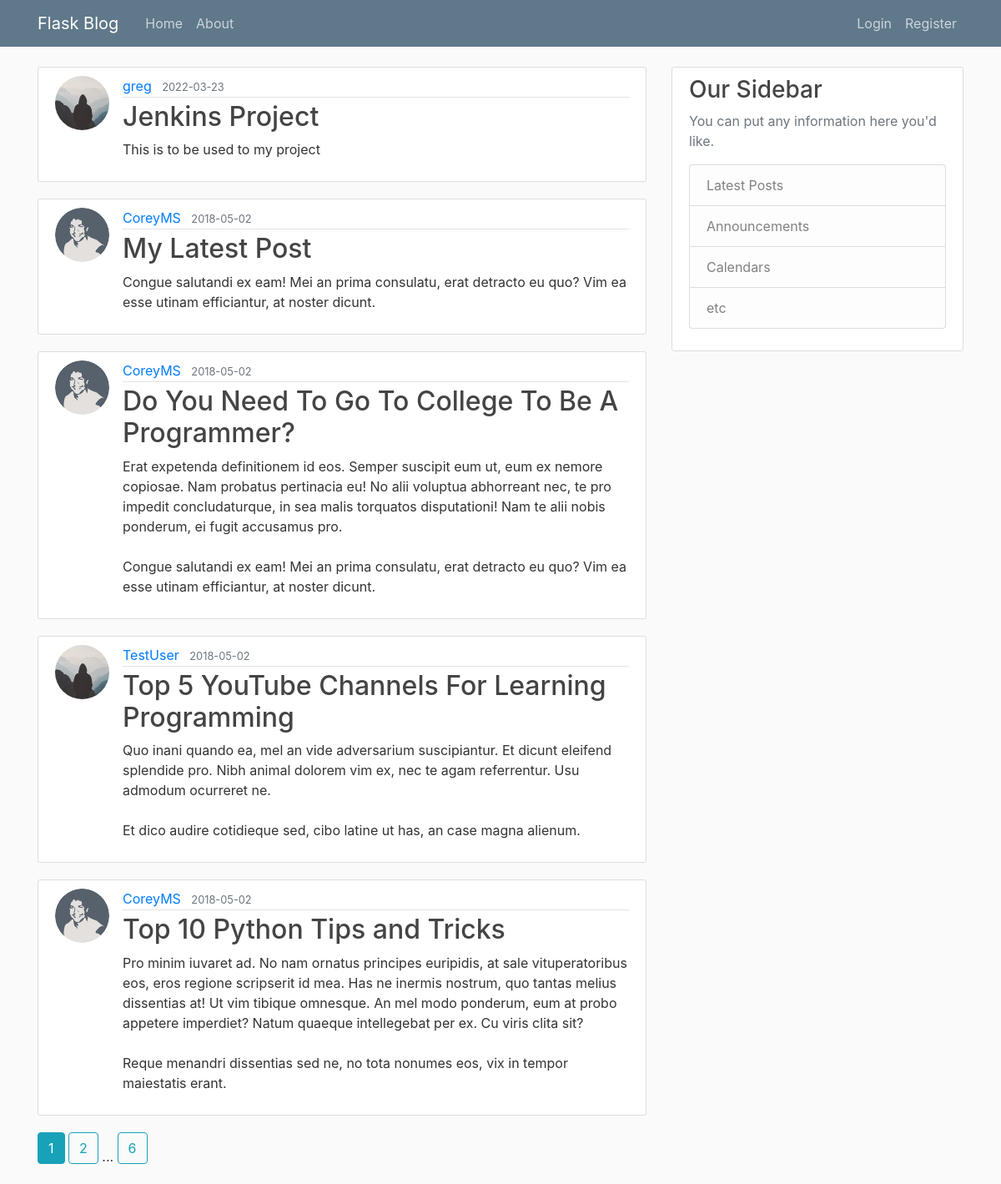
The page /home on the database its author committed.
### flaskblog/models.py (models this page shows, shortened)
class Post(db.Model):
    id = db.Column(db.Integer, primary_key=True)
    title = db.Column(db.String(100), nullable=False)
    date_posted = db.Column(db.DateTime, nullable=False, default=datetime.utcnow)
    content = db.Column(db.Text, nullable=False)
    user_id = db.Column(db.Integer, db.ForeignKey('user.id'), nullable=False)

class User(db.Model, UserMixin):
    id = db.Column(db.Integer, primary_key=True)
    username = db.Column(db.String(20), unique=True, nullable=False)
    email = db.Column(db.String(120), unique=True, nullable=False)
    image_file = db.Column(db.String(20), nullable=False, default='default.jpg')
    password = db.Column(db.String(60), nullable=False)
    posts = db.relationship('Post', backref='author', lazy=True)

### flaskblog/routes.py (the view)
@app.route("/")
@app.route("/home")
def home():
    page = request.args.get('page', 1, type=int)
    posts = Post.query.order_by(Post.date_posted.desc()).paginate(page=page, per_page=5)
    return render_template('home.html', posts=posts)

### flaskblog/templates/home.html
{% extends "layout.html" %}
{% block content %}
    {% for post in posts.items %}
        <article class="media content-section">
          <img class="rounded-circle article-img" src="{{ url_for('static', filename='profile_pics/' + post.author.image_file) }}">
          <div class="media-body">
            <div class="article-metadata">
              <a class="mr-2" href="{{ url_for('user_posts', username=post.author.username) }}">{{ post.author.username }}</a>
              <small class="text-muted">{{ post.date_posted.strftime('%Y-%m-%d') }}</small>
            </div>
            <h2><a class="article-title" href="{{ url_for('post', post_id=post.id) }}">{{ post.title }}</a></h2>
            <p class="article-content">{{ post.content }}</p>
          </div>
        </article>
    {% endfor %}
    {% for page_num in posts.iter_pages(left_edge=1, right_edge=1, left_current=1, right_current=2) %}
      {% if page_num %}
        {% if posts.page == page_num %}
          <a class="btn btn-info mb-4" href="{{ url_for('home', page=page_num) }}">{{ page_num }}</a>
        {% else %}
          <a class="btn btn-outline-info mb-4" href="{{ url_for('home', page=page_num) }}">{{ page_num }}</a>
        {% endif %}
      {% else %}
        ...
      {% endif %}
    {% endfor %}
{% endblock content %}

### flaskblog/templates/layout.html (shortened to what this page needs)
<!DOCTYPE html>
<html>
<head>
    <link rel="stylesheet" href="https://maxcdn.bootstrapcdn.com/bootstrap/4.0.0/css/bootstrap.min.css">
    <link rel="stylesheet" type="text/css" href="{{ url_for('static', filename='main.css') }}">
</head>
<body>
    <header class="site-header">
      <nav class="navbar navbar-expand-md navbar-dark bg-steel fixed-top">
        <div class="container">
          <a class="navbar-brand mr-4" href="/">Flask Blog</a>
          <div class="collapse navbar-collapse" id="navbarToggle">
            <div class="navbar-nav mr-auto">
              <a class="nav-item nav-link" href="{{ url_for('home') }}">Home</a>
              <a class="nav-item nav-link" href="{{ url_for('about') }}">About</a>
            </div>
            <div class="navbar-nav">
              {% if current_user.is_authenticated %}
                <a class="nav-item nav-link" href="{{ url_for('new_post') }}">New Post</a>
                <a class="nav-item nav-link" href="{{ url_for('account') }}">Account</a>
                <a class="nav-item nav-link" href="{{ url_for('logout') }}">Logout</a>
              {% else %}
                <a class="nav-item nav-link" href="{{ url_for('login') }}">Login</a>
                <a class="nav-item nav-link" href="{{ url_for('register') }}">Register</a>
              {% endif %}
            </div>
          </div>
        </div>
      </nav>
    </header>
    <main role="main" class="container">
      <div class="row">
        <div class="col-md-8">
          {% block content %}{% endblock %}
        </div>
        <div class="col-md-4">
          <div class="content-section">
            <h3>Our Sidebar</h3>
            <p class='text-muted'>You can put any information here you'd like.
              <ul class="list-group">
                <li class="list-group-item list-group-item-light">Latest Posts</li>
                <li class="list-group-item list-group-item-light">Announcements</li>
                <li class="list-group-item list-group-item-light">Calendars</li>
                <li class="list-group-item list-group-item-light">etc</li>
              </ul>
            </p>
          </div>
        </div>
      </div>
    </main>
</body>
</html>

### flaskblog/static/main.css (style rules this page uses)
body { background: #fafafa; color: #333333; margin-top: 5rem; }
h1, h2, h3, h4, h5, h6 { color: #444444; }
.bg-steel { background-color: #5f788a; }
.site-header .navbar-nav .nav-link { color: #cbd5db; }
.content-section { background: #ffffff; padding: 10px 20px; border: 1px solid #dddddd; border-radius: 3px; margin-bottom: 20px; }
.article-title { color: #444444; }
.article-content { white-space: pre-line; }
.article-img { height: 65px; width: 65px; margin-right: 16px; }
.article-metadata { padding-bottom: 1px; margin-bottom: 4px; border-bottom: 1px solid #e3e3e3 }

### rows shown on the page
Post: image_file (placeholder picture), author.username "greg", date_posted "2022-03-23", title "Jenkins Project", content "This is to be used to my project"
Post: image_file (picture), author.username "CoreyMS", date_posted "2018-05-02", title "My Latest Post", content "Congue salutandi ex eam! Mei an prima consulatu, erat detracto eu quo? Vim ea esse utinam efficiantur, at noster dicunt."
Post: image_file (picture), author.username "CoreyMS", date_posted "2018-05-02", title "Do You Need To Go To College To Be A Programmer?", content "Erat expetenda definitionem id eos. Semper suscipit eum ut, eum ex nemore copiosae. Nam probatus pertinacia eu! No alii voluptua abhorreant nec, te pro impedit concludaturque, in sea malis torquatos disputationi! Nam te alii nobis ponderum, ei fugit accusamus pro. Congue salutandi ex eam! Mei an prima consulatu, erat detracto eu quo? Vim ea esse utinam efficiantur, at noster dicunt."
Post: image_file (placeholder picture), author.username "TestUser", date_posted "2018-05-02", title "Top 5 YouTube Channels For Learning Programming", content "Quo inani quando ea, mel an vide adversarium suscipiantur. Et dicunt eleifend splendide pro. Nibh animal dolorem vim ex, nec te agam referrentur. Usu admodum ocurreret ne. Et dico audire cotidieque sed, cibo latine ut has, an case magna alienum."
Post: image_file (picture), author.username "CoreyMS", date_posted "2018-05-02", title "Top 10 Python Tips and Tricks", content "Pro minim iuvaret ad. No nam ornatus principes euripidis, at sale vituperatoribus eos, eros regione scripserit id mea. Has ne inermis nostrum, quo tantas melius dissentias at! Ut vim tibique omnesque. An mel modo ponderum, eum at probo appetere imperdiet? Natum quaeque intellegebat per ex. Cu viris clita sit? Reque menandri dissentias sed ne, no tota nonumes eos, vix in tempor maiestatis erant."

### other values the page prints
{{ page_num }} "1"
{{ page_num }} "2" "6"
